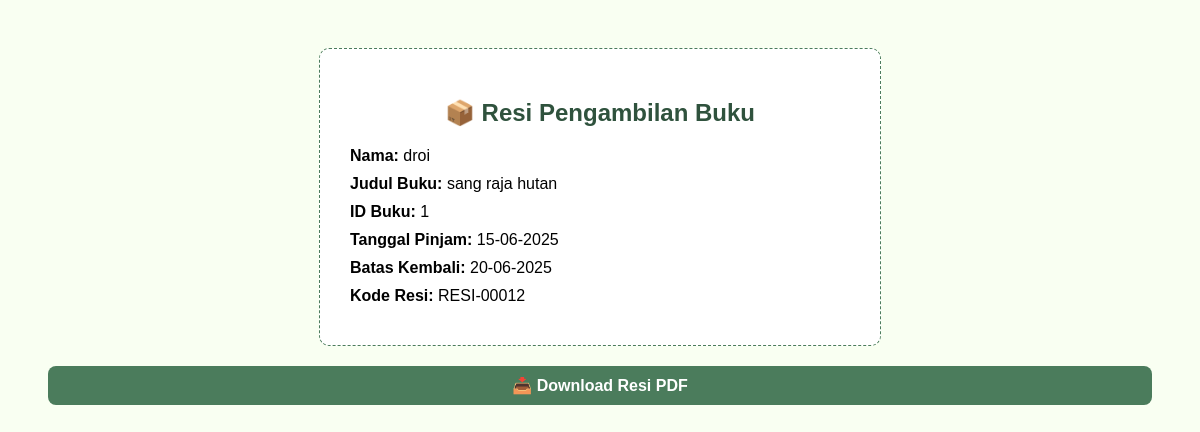
The page /perpusimk/pages/resi.php (signed in) on the database its author committed.
### tables this page shows
CREATE TABLE `riwayat_peminjaman` (
  `id_resi` int(11) NOT NULL,
  `id_peminjaman` int(11) NOT NULL,
  `id_user` int(11) NOT NULL,
  `id_buku` int(11) NOT NULL,
  `id_admin` int(11) NOT NULL,
  `denda` int(11) DEFAULT NULL,
  `tanggal_pinjam` date NOT NULL,
  `tanggal_batas` date NOT NULL,
  `tanggal_kembali` date DEFAULT NULL
);

CREATE TABLE `buku` (
  `id_buku` int(11) NOT NULL,
  `judul` varchar(255) NOT NULL,
  `penulis` varchar(255) NOT NULL,
  `penerbit` varchar(255) NOT NULL,
  `halaman` int(11) NOT NULL,
  `location` varchar(255) NOT NULL,
  `kategori` varchar(255) NOT NULL,
  `sipnosis` varchar(255) NOT NULL,
  `cover` varchar(255) NOT NULL
);

### perpusimk/pages/resi.php (the view, shortened to what this page needs)
<?php
include '../php/db.php';
$id_user = $_SESSION['id_user'];
$query = "SELECT r.*, b.judul FROM riwayat_peminjaman r
          JOIN buku b ON r.id_buku = b.id_buku
          WHERE r.id_user = ? ORDER BY r.id_resi DESC LIMIT 1";
$stmt = $conn->prepare($query);
$stmt->bind_param("i", $id_user);
$stmt->execute();
$result = $stmt->get_result();
$data = $result->fetch_assoc();
?>
<!DOCTYPE html>
<html lang="id">
<head>
</head>
<body>
<div class="resi-box" id="resi-content">
  <h2>📦 Resi Pengambilan Buku</h2>
  <div class="resi-item"><span class="resi-label">Nama:</span> <?= htmlspecialchars($_SESSION['nama_pengguna']) ?></div>
  <div class="resi-item"><span class="resi-label">Judul Buku:</span> <?= htmlspecialchars($data['judul']) ?></div>
  <div class="resi-item"><span class="resi-label">ID Buku:</span> <?= $data['id_buku'] ?></div>
  <div class="resi-item"><span class="resi-label">Tanggal Pinjam:</span> <?= date("d-m-Y", strtotime($data['tanggal_pinjam'])) ?></div>
  <div class="resi-item"><span class="resi-label">Batas Kembali:</span> <?= date("d-m-Y", strtotime($data['tanggal_batas'])) ?></div>
  <div class="resi-item"><span class="resi-label">Kode Resi:</span> RESI-<?= str_pad($data['id_resi'], 5, '0', STR_PAD_LEFT) ?></div>
</div>
<a href="#" id="download-resi" class="download-btn">📥 Download Resi PDF</a>
</body>
</html>

### perpusimk/pages/resi.php (style rules this page uses)
body { font-family: Arial, sans-serif; background-color: #f9fff2; padding: 40px; }
.resi-box { max-width: 500px; margin: 0 auto; padding: 30px; border: 1px dashed #4b7c5c; border-radius: 10px; background-color: #ffffff; }
h2 { text-align: center; color: #2f523d; }
.resi-item { margin: 10px 0; }
.resi-label { font-weight: bold; }
.download-btn { display: block; margin-top: 20px; background-color: #4b7c5c; color: white; padding: 10px; text-align: center; border-radius: 8px; text-decoration: none; font-weight: bold; transition: background-color 0.3s ease; }

### rows shown on the page
riwayat_peminjaman: id_buku.judul "sang raja hutan", id_buku "1", tanggal_pinjam "15-06-2025", tanggal_batas "20-06-2025", id_resi "00012"

### other values the page prints
$_SESSION['nama_pengguna'] "droi"
